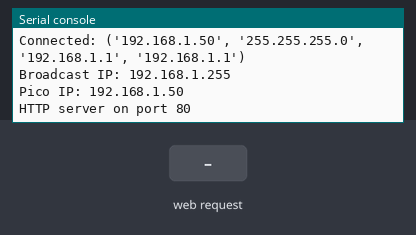
The program below on a simulated Raspberry Pi Pico running MicroPython. On the bench: the last lines printed to the serial console. The test bench sets the inputs (shaded band). WiFi joins after 1.5 s.

Above: at 3.2 s.
3.3 s: HTTP request GET /wake received
At 4.1 s:
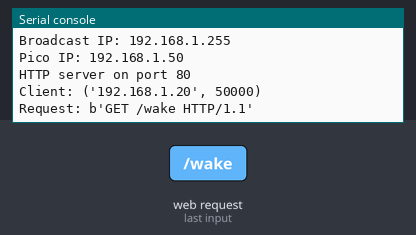
4.8 s: HTTP request GET / received
At 5.3 s:
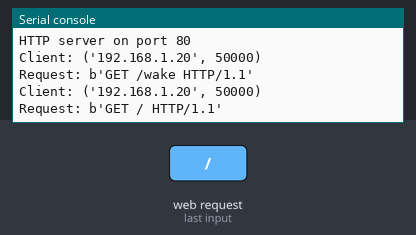

Measured:
- after the input at 3.3 s, the serial console: prints a new line at once (image 1)
- after the input at 4.8 s, the serial console: prints a new line at once (image 2)

The program:

wol_server_pico.py
```python
import network
import socket
import time
import binascii

WIFI_SSID = "123"
WIFI_PASSWORD = "123!"  # your real WiFi credentials

TARGET_MAC = "123"  # your PC MAC
SECRET_TOKEN = "123!"   # shared secret with Orange Pi
SECUREON_PASSWORD = "11:11:11:11:11:11"   # WoL SecureOn password (6 bytes, hex)

# will be set after WiFi connects
BROADCAST_IP = None

def get_broadcast_ip(wlan):
    ip, netmask, _, _ = wlan.ifconfig()
    ip_parts   = [int(x) for x in ip.split(".")]
    mask_parts = [int(x) for x in netmask.split(".")]
    bcast_parts = [(ip_parts[i] | (255 - mask_parts[i])) for i in range(4)]
    return ".".join(str(x) for x in bcast_parts)


def wake_on_lan(mac, bcast_ip, secureon_password=None):
    # Normalize MAC: remove : or -
    mac = mac.replace(":", "").replace("-", "")
    mac_bytes = binascii.unhexlify(mac)

    magic_packet = b"\xff" * 6 + mac_bytes * 16  # base WoL packet

    # If a SecureOn password is provided, append its 6 bytes
    if secureon_password:
        pwd = secureon_password.replace(":", "").replace("-", "")
        if len(pwd) != 12:
            print("Invalid SecureOn password length (need 6 bytes / 12 hex chars)")
        else:
            pwd_bytes = binascii.unhexlify(pwd)
            magic_packet += pwd_bytes

    print("Magic packet length:", len(magic_packet))  # 102 without pwd, 108 with pwd

    sock = socket.socket(socket.AF_INET, socket.SOCK_DGRAM)
    sock.setsockopt(socket.SOL_SOCKET, socket.SO_BROADCAST, 1)
    try:
        sent = sock.sendto(magic_packet, (bcast_ip, 9))
        print("Bytes actually sent:", sent)
    except Exception as e:
        print("Send failed:", e)
    finally:
        sock.close()

    print("WOL sent to", mac, "via", bcast_ip)


def connect_wifi():
    wlan = network.WLAN(network.STA_IF)
    wlan.active(True)
    wlan.connect(WIFI_SSID, WIFI_PASSWORD)

    print("Connecting to WiFi...")
    while not wlan.isconnected():
        time.sleep(1)
        print("Waiting...")

    print("Connected:", wlan.ifconfig())
    return wlan

def handle_client(client):
    global BROADCAST_IP

    req = client.recv(1024)
    request_line = req.split(b"\r\n", 1)[0]
    print("Request:", request_line)

    if b"GET /wake" in request_line:
        if f"token={SECRET_TOKEN}".encode() in request_line:
            try:
                wake_on_lan(TARGET_MAC, BROADCAST_IP)
                body = "OK: WOL sent\n"
                status = "200 OK"
            except Exception as e:
                body = "ERROR: %s\n" % repr(e)
                status = "500 Internal Server Error"
        else:
            body = "Forbidden\n"
            status = "403 Forbidden"
    else:
        body = "Pico W WOL service\n"
        status = "200 OK"

    response = (
        "HTTP/1.1 " + status + "\r\n"
        "Content-Type: text/plain\r\n"
        "Content-Length: " + str(len(body)) + "\r\n"
        "\r\n" +
        body
    )
    client.send(response.encode())   # send bytes
    client.close()

def start_server():
    addr = socket.getaddrinfo("0.0.0.0", 80)[0][-1]
    s = socket.socket()
    s.bind(addr)
    s.listen(1)
    print("HTTP server on port 80")

    while True:
        client, addr = s.accept()
        print("Client:", addr)
        handle_client(client)

# ---- main ----
wlan = connect_wifi()
BROADCAST_IP = get_broadcast_ip(wlan)
print("Broadcast IP:", BROADCAST_IP)
print("Pico IP:", wlan.ifconfig()[0])

start_server()
```
